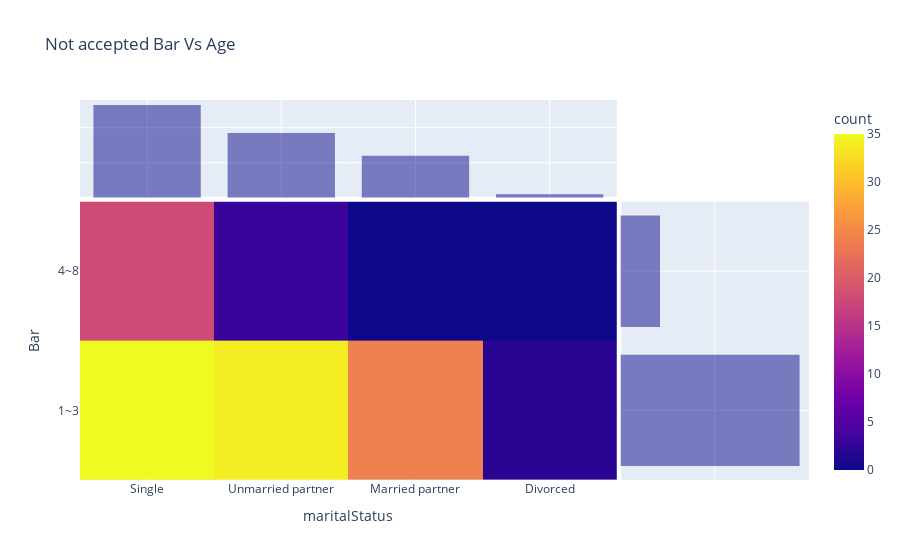

Source (notebook cell):
### Code cell
#I ploted the graph with multiple x parameters like occupation , income, passenger and martial status
fig = px.density_heatmap(data_notaccpted_Bar_age, x = 'maritalStatus', y = 'Bar', marginal_y = 'histogram', 
           marginal_x = 'histogram', title='Not accepted Bar Vs Age')
fig.show()

fig.write_html('artifacts/data_notaccpted_Bar_age.png')

### Figure 1 — Plotly figure (JSON) as saved in the notebook; plotly's stock layout.template omitted (floating-point values rounded to 4 significant figures)
{"data": [{"coloraxis": "coloraxis", "hovertemplate": "maritalStatus=%{x}<br>Bar=%{y}<br>count=%{z}<extra></extra>", "name": "", "type": "histogram2d", "x": ["Single", "Unmarried partner", "Single", "Single", "Single", "Single", "Single", "Single", "Married partner", "Unmarried partner", "Married partner", "Unmarried partner", "Single", "Single", "Single", "Single", "Single", "Single", "Unmarried partner", "Unmarried partner", "Single", "Divorced", "Divorced", "Married partner", "Single", "Single", "Unmarried partner", "Married partner", "Single", "Single", "Single", "Single", "Unmarried partner", "Unmarried partner", "Unmarried partner", "Single", "Married partner", "Married partner", "Single", "Single", "Unmarried partner", "Unmarried partner", "Unmarried partner", "Unmarried partner", "Unmarried partner", "Unmarried partner", "Single", "Single", "Single", "Single", "Unmarried partner", "Unmarried partner", "Unmarried partner", "Unmarried partner", "Unmarried partner", "Unmarried partner", "Single", "Unmarried partner", "Married partner", "Single", "Single", "Single", "Married partner", "Married partner", "Unmarried partner", "Married partner", "Single", "Married partner", "Married partner", "Single", "Single", "Married partner", "Married partner", "Single", "Single", "Single", "Single", "Single", "Single", "Single", "Single", "Single", "Single", "Single", "Unmarried partner", "Unmarried partner", "Unmarried partner", "Unmarried partner", "Unmarried partner", "Unmarried partner", "Unmarried partner", "Unmarried partner", "Single", "Single", "Single", "Single", "Single", "Unmarried partner", "Married partner", "Married partner", "Married partner", "Single", "Single", "Married partner", "Married partner", "Married partner", "Married partner", "Married partner", "Unmarried partner", "Unmarried partner", "Single", "Married partner", "Married partner", "Unmarried partner", "Unmarried partner", "Unmarried partner"], "xaxis": "x", "xbingroup": "x", "y": ["1~3", "1~3", "1~3", "4~8", "1~3", "1~3", "1~3", "1~3", "1~3", "1~3", "1~3", "4~8", "4~8", "1~3", "4~8", "4~8", "4~8", "4~8", "1~3", "1~3", "1~3", "1~3", "1~3", "1~3", "1~3", "1~3", "1~3", "1~3", "4~8", "4~8", "1~3", "1~3", "1~3", "1~3", "4~8", "4~8", "1~3", "1~3", "4~8", "4~8", "1~3", "1~3", "1~3", "1~3", "1~3", "1~3", "4~8", "4~8", "1~3", "1~3", "1~3", "1~3", "1~3", "1~3", "1~3", "1~3", "4~8", "4~8", "1~3", "1~3", "1~3", "1~3", "1~3", "1~3", "1~3", "1~3", "4~8", "1~3", "1~3", "1~3", "1~3", "1~3", "1~3", "1~3", "1~3", "1~3", "1~3", "1~3", "1~3", "1~3", "1~3", "4~8", "4~8", "1~3", "1~3", "1~3", "1~3", "1~3", "1~3", "1~3", "1~3", "1~3", "1~3", "1~3", "1~3", "1~3", "4~8", "1~3", "1~3", "1~3", "1~3", "1~3", "1~3", "1~3", "1~3", "1~3", "1~3", "1~3", "1~3", "1~3", "1~3", "1~3", "1~3", "1~3", "1~3", "1~3"], "yaxis": "y", "ybingroup": "y"}, {"alignmentgroup": "True", "bingroup": "x", "hovertemplate": "maritalStatus=%{x}<br>count=%{y}<extra></extra>", "legendgroup": "", "marker": {"color": "#0d0887"}, "name": "", "offsetgroup": "", "opacity": 0.5, "showlegend": false, "type": "histogram", "x": ["Single", "Unmarried partner", "Single", "Single", "Single", "Single", "Single", "Single", "Married partner", "Unmarried partner", "Married partner", "Unmarried partner", "Single", "Single", "Single", "Single", "Single", "Single", "Unmarried partner", "Unmarried partner", "Single", "Divorced", "Divorced", "Married partner", "Single", "Single", "Unmarried partner", "Married partner", "Single", "Single", "Single", "Single", "Unmarried partner", "Unmarried partner", "Unmarried partner", "Single", "Married partner", "Married partner", "Single", "Single", "Unmarried partner", "Unmarried partner", "Unmarried partner", "Unmarried partner", "Unmarried partner", "Unmarried partner", "Single", "Single", "Single", "Single", "Unmarried partner", "Unmarried partner", "Unmarried partner", "Unmarried partner", "Unmarried partner", "Unmarried partner", "Single", "Unmarried partner", "Married partner", "Single", "Single", "Single", "Married partner", "Married partner", "Unmarried partner", "Married partner", "Single", "Married partner", "Married partner", "Single", "Single", "Married partner", "Married partner", "Single", "Single", "Single", "Single", "Single", "Single", "Single", "Single", "Single", "Single", "Single", "Unmarried partner", "Unmarried partner", "Unmarried partner", "Unmarried partner", "Unmarried partner", "Unmarried partner", "Unmarried partner", "Unmarried partner", "Single", "Single", "Single", "Single", "Single", "Unmarried partner", "Married partner", "Married partner", "Married partner", "Single", "Single", "Married partner", "Married partner", "Married partner", "Married partner", "Married partner", "Unmarried partner", "Unmarried partner", "Single", "Married partner", "Married partner", "Unmarried partner", "Unmarried partner", "Unmarried partner"], "xaxis": "x3", "yaxis": "y3"}, {"alignmentgroup": "True", "bingroup": "y", "hovertemplate": "Bar=%{y}<br>count=%{x}<extra></extra>", "legendgroup": "", "marker": {"color": "#0d0887"}, "name": "", "offsetgroup": "", "opacity": 0.5, "showlegend": false, "type": "histogram", "xaxis": "x2", "y": ["1~3", "1~3", "1~3", "4~8", "1~3", "1~3", "1~3", "1~3", "1~3", "1~3", "1~3", "4~8", "4~8", "1~3", "4~8", "4~8", "4~8", "4~8", "1~3", "1~3", "1~3", "1~3", "1~3", "1~3", "1~3", "1~3", "1~3", "1~3", "4~8", "4~8", "1~3", "1~3", "1~3", "1~3", "4~8", "4~8", "1~3", "1~3", "4~8", "4~8", "1~3", "1~3", "1~3", "1~3", "1~3", "1~3", "4~8", "4~8", "1~3", "1~3", "1~3", "1~3", "1~3", "1~3", "1~3", "1~3", "4~8", "4~8", "1~3", "1~3", "1~3", "1~3", "1~3", "1~3", "1~3", "1~3", "4~8", "1~3", "1~3", "1~3", "1~3", "1~3", "1~3", "1~3", "1~3", "1~3", "1~3", "1~3", "1~3", "1~3", "1~3", "4~8", "4~8", "1~3", "1~3", "1~3", "1~3", "1~3", "1~3", "1~3", "1~3", "1~3", "1~3", "1~3", "1~3", "1~3", "4~8", "1~3", "1~3", "1~3", "1~3", "1~3", "1~3", "1~3", "1~3", "1~3", "1~3", "1~3", "1~3", "1~3", "1~3", "1~3", "1~3", "1~3", "1~3", "1~3"], "yaxis": "y2"}], "layout": {"barmode": "overlay", "coloraxis": {"colorbar": {"title": {"text": "count"}}, "colorscale": [[0, "#0d0887"], [0.1111, "#46039f"], [0.2222, "#7201a8"], [0.3333, "#9c179e"], [0.4444, "#bd3786"], [0.5556, "#d8576b"], [0.6667, "#ed7953"], [0.7778, "#fb9f3a"], [0.8889, "#fdca26"], [1, "#f0f921"]]}, "legend": {"tracegroupgap": 0}, "title": {"text": "Not accepted Bar Vs Age"}, "xaxis": {"anchor": "y", "domain": [0, 0.7363], "title": {"text": "maritalStatus"}}, "xaxis2": {"anchor": "y2", "domain": [0.7413, 1], "matches": "x2", "showgrid": true, "showline": false, "showticklabels": false, "ticks": ""}, "xaxis3": {"anchor": "y3", "domain": [0, 0.7363], "matches": "x", "showgrid": true, "showticklabels": false}, "xaxis4": {"anchor": "y4", "domain": [0.7413, 1], "matches": "x2", "showgrid": true, "showline": false, "showticklabels": false, "ticks": ""}, "yaxis": {"anchor": "x", "domain": [0, 0.7326], "title": {"text": "Bar"}}, "yaxis2": {"anchor": "x2", "domain": [0, 0.7326], "matches": "y", "showgrid": true, "showticklabels": false}, "yaxis3": {"anchor": "x3", "domain": [0.7426, 1], "matches": "y3", "showgrid": true, "showline": false, "showticklabels": false, "ticks": ""}, "yaxis4": {"anchor": "x4", "domain": [0.7426, 1], "matches": "y3", "showgrid": true, "showline": false, "showticklabels": false, "ticks": ""}}}
